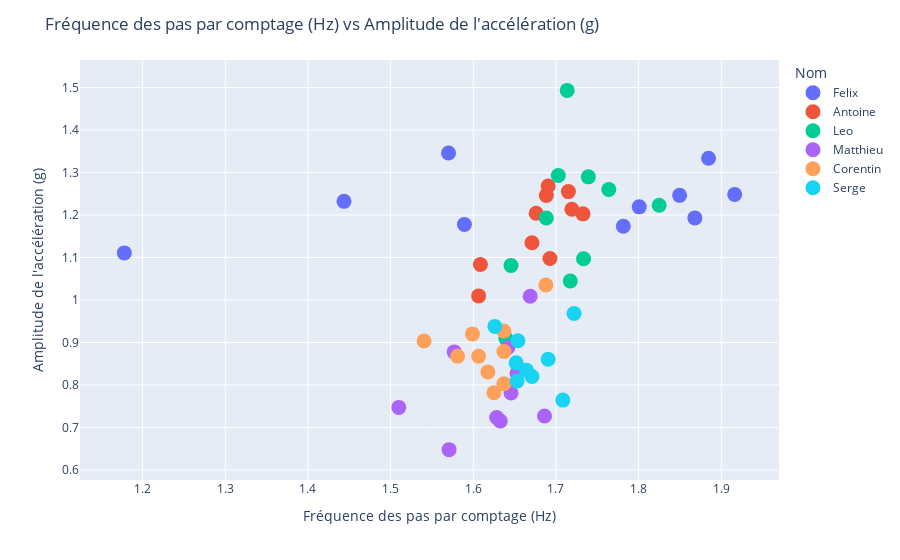

This figure's notebook cell:
### Code cell
make_scatter(df, "Fréquence des pas par comptage (Hz)", "Amplitude de l'accélération (g)")

### Figure 1 — Plotly figure (JSON) as saved in the notebook; plotly's stock layout.template omitted (floating-point values rounded to 4 significant figures)
{"data": [{"customdata": [["accelerometer7_data.csv"], ["accelerometer6_data.csv"], ["accelerometer10_data.csv"], ["accelerometer1_data.csv"], ["accelerometer4_data.csv"], ["accelerometer5_data.csv"], ["accelerometer9_data.csv"], ["accelerometer8_data.csv"], ["accelerometer3_data.csv"], ["accelerometer2_data.csv"]], "hovertemplate": "Nom=Felix<br>Fréquence des pas par comptage (Hz)=%{x}<br>Amplitude de l'accélération (g)=%{y}<br>Fichier source=%{customdata[0]}<extra></extra>", "legendgroup": "Felix", "marker": {"color": "#636efa", "size": 15, "symbol": "circle"}, "mode": "markers", "name": "Felix", "orientation": "v", "showlegend": true, "textposition": "top center", "type": "scatter", "x": [1.885, 1.868, 1.589, 1.444, 1.916, 1.57, 1.801, 1.85, 1.781, 1.178], "xaxis": "x", "y": [1.333, 1.193, 1.178, 1.232, 1.248, 1.346, 1.219, 1.246, 1.173, 1.111], "yaxis": "y"}, {"customdata": [["accelerometer7_data.csv"], ["accelerometer6_data.csv"], ["accelerometer10_data.csv"], ["accelerometer1_data.csv"], ["accelerometer4_data.csv"], ["accelerometer5_data.csv"], ["accelerometer9_data.csv"], ["accelerometer8_data.csv"], ["accelerometer3_data.csv"], ["accelerometer2_data.csv"]], "hovertemplate": "Nom=Antoine<br>Fréquence des pas par comptage (Hz)=%{x}<br>Amplitude de l'accélération (g)=%{y}<br>Fichier source=%{customdata[0]}<extra></extra>", "legendgroup": "Antoine", "marker": {"color": "#EF553B", "size": 15, "symbol": "circle"}, "mode": "markers", "name": "Antoine", "orientation": "v", "showlegend": true, "textposition": "top center", "type": "scatter", "x": [1.671, 1.691, 1.609, 1.688, 1.719, 1.715, 1.606, 1.676, 1.733, 1.693], "xaxis": "x", "y": [1.135, 1.268, 1.083, 1.246, 1.213, 1.255, 1.01, 1.204, 1.203, 1.098], "yaxis": "y"}, {"customdata": [["accelerometer7_data.csv"], ["accelerometer6_data.csv"], ["accelerometer10_data.csv"], ["accelerometer1_data.csv"], ["accelerometer4_data.csv"], ["accelerometer5_data.csv"], ["accelerometer9_data.csv"], ["accelerometer8_data.csv"], ["accelerometer3_data.csv"], ["accelerometer2_data.csv"]], "hovertemplate": "Nom=Leo<br>Fréquence des pas par comptage (Hz)=%{x}<br>Amplitude de l'accélération (g)=%{y}<br>Fichier source=%{customdata[0]}<extra></extra>", "legendgroup": "Leo", "marker": {"color": "#00cc96", "size": 15, "symbol": "circle"}, "mode": "markers", "name": "Leo", "orientation": "v", "showlegend": true, "textposition": "top center", "type": "scatter", "x": [1.739, 1.688, 1.646, 1.764, 1.703, 1.717, 1.639, 1.733, 1.825, 1.714], "xaxis": "x", "y": [1.29, 1.193, 1.081, 1.26, 1.293, 1.045, 0.9098, 1.097, 1.223, 1.493], "yaxis": "y"}, {"customdata": [["accelerometer7_data.csv"], ["accelerometer6_data.csv"], ["accelerometer10_data.csv"], ["accelerometer1_data.csv"], ["accelerometer4_data.csv"], ["accelerometer5_data.csv"], ["accelerometer9_data.csv"], ["accelerometer8_data.csv"], ["accelerometer3_data.csv"], ["accelerometer2_data.csv"]], "hovertemplate": "Nom=Matthieu<br>Fréquence des pas par comptage (Hz)=%{x}<br>Amplitude de l'accélération (g)=%{y}<br>Fichier source=%{customdata[0]}<extra></extra>", "legendgroup": "Matthieu", "marker": {"color": "#ab63fa", "size": 15, "symbol": "circle"}, "mode": "markers", "name": "Matthieu", "orientation": "v", "showlegend": true, "textposition": "top center", "type": "scatter", "x": [1.642, 1.653, 1.577, 1.571, 1.646, 1.669, 1.51, 1.628, 1.633, 1.686], "xaxis": "x", "y": [0.8876, 0.8277, 0.8778, 0.6479, 0.781, 1.009, 0.7473, 0.7235, 0.7152, 0.7269], "yaxis": "y"}, {"customdata": [["accelerometer7_data.csv"], ["accelerometer6_data.csv"], ["accelerometer10_data.csv"], ["accelerometer1_data.csv"], ["accelerometer4_data.csv"], ["accelerometer5_data.csv"], ["accelerometer9_data.csv"], ["accelerometer8_data.csv"], ["accelerometer3_data.csv"], ["accelerometer2_data.csv"]], "hovertemplate": "Nom=Corentin<br>Fréquence des pas par comptage (Hz)=%{x}<br>Amplitude de l'accélération (g)=%{y}<br>Fichier source=%{customdata[0]}<extra></extra>", "legendgroup": "Corentin", "marker": {"color": "#FFA15A", "size": 15, "symbol": "circle"}, "mode": "markers", "name": "Corentin", "orientation": "v", "showlegend": true, "textposition": "top center", "type": "scatter", "x": [1.606, 1.581, 1.54, 1.637, 1.688, 1.637, 1.637, 1.599, 1.625, 1.618], "xaxis": "x", "y": [0.8675, 0.8677, 0.9036, 0.8028, 1.035, 0.9271, 0.8789, 0.9202, 0.7819, 0.8308], "yaxis": "y"}, {"customdata": [["accelerometer7_data.csv"], ["accelerometer6_data.csv"], ["accelerometer1_data.csv"], ["accelerometer4_data.csv"], ["accelerometer5_data.csv"], ["accelerometer9_data.csv"], ["accelerometer8_data.csv"], ["accelerometer3_data.csv"], ["accelerometer2_data.csv"]], "hovertemplate": "Nom=Serge<br>Fréquence des pas par comptage (Hz)=%{x}<br>Amplitude de l'accélération (g)=%{y}<br>Fichier source=%{customdata[0]}<extra></extra>", "legendgroup": "Serge", "marker": {"color": "#19d3f3", "size": 15, "symbol": "circle"}, "mode": "markers", "name": "Serge", "orientation": "v", "showlegend": true, "textposition": "top center", "type": "scatter", "x": [1.664, 1.626, 1.708, 1.652, 1.671, 1.722, 1.653, 1.691, 1.654], "xaxis": "x", "y": [0.8348, 0.9378, 0.7645, 0.852, 0.8199, 0.9681, 0.8091, 0.8605, 0.9042], "yaxis": "y"}], "layout": {"hovermode": "closest", "legend": {"title": {"text": "Nom"}, "tracegroupgap": 0}, "margin": {"t": 60}, "title": {"text": "Fréquence des pas par comptage (Hz) vs Amplitude de l'accélération (g)"}, "xaxis": {"anchor": "y", "domain": [0, 1], "title": {"text": "Fréquence des pas par comptage (Hz)"}}, "yaxis": {"anchor": "x", "domain": [0, 1], "title": {"text": "Amplitude de l'accélération (g)"}}}}
